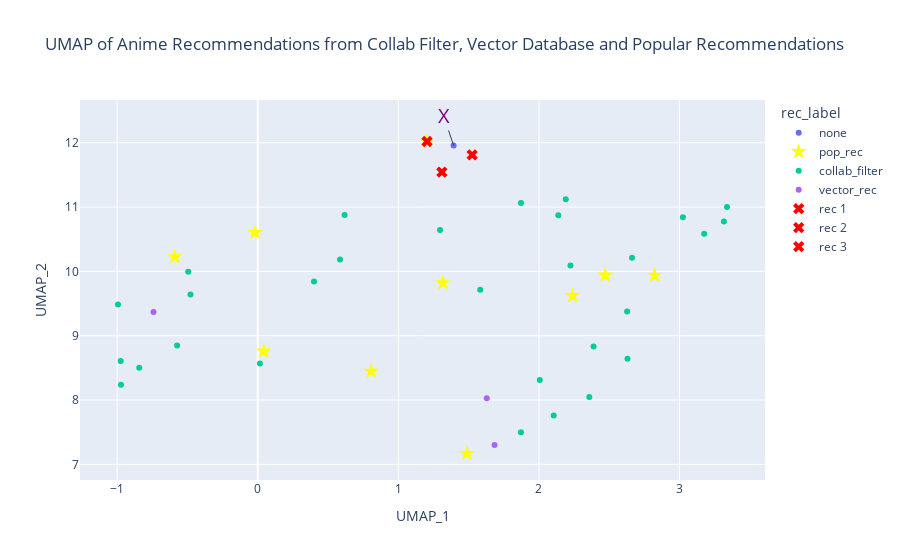

Notebook code for this chart:
### Code cell
# Load a pre-trained Sentence Transformer model
model = SentenceTransformer('sentence-transformers/all-MiniLM-L6-v2')

# Encode the anime synopsis using the Sentence Transformer model
embeddings = model.encode(recs_umap['anime_Synopsis'].tolist())

# Apply UMAP for dimensionality reduction
umap_model = UMAP(n_components=2, n_neighbors=5, min_dist=0.05)
umap_result = umap_model.fit_transform(embeddings)

# Convert UMAP result to DataFrame
umap_df = pd.DataFrame(umap_result, columns=['UMAP_1', 'UMAP_2'])

# Add 'Studios' and 'Name' columns to the UMAP DataFrame
umap_df['Studios'] = recs_umap['Studios'].tolist()
umap_df['Name'] = recs_umap['Name'].tolist()
umap_df['rec_label'] = recs_umap['rec_label'].tolist()
umap_df['anime_id'] = recs_umap['anime_id'].tolist()

# Plot the UMAP with color by 'rec_label'
fig_umap = px.scatter(umap_df, x='UMAP_1', y='UMAP_2', color='rec_label', 
                      hover_data={'Studios': True, 'Name': True},
                      title='UMAP of Anime Recommendations from Collab Filter, Vector Database and Popular Recommendations')

# Modify the marker symbol for points labeled 'pop_rec' to be a star with yellow color and bigger size
fig_umap.for_each_trace(lambda t: t.update(marker=dict(symbol='star', size=12, color='yellow') if t.name == 'pop_rec' else {}))

# Add annotation for a specific point
x_coord = umap_df.loc[0, 'UMAP_1']
y_coord = umap_df.loc[0, 'UMAP_2']
fig_umap.add_annotation(x=x_coord, y=y_coord, text="X", showarrow=True, font=dict(color="purple", size=20))

# Find the three closest points to the marked point
nn_model = NearestNeighbors(n_neighbors=4, metric='euclidean')
nn_model.fit(umap_result)
distances, indices = nn_model.kneighbors([umap_result[0]])

# Collect anime IDs of the three closest points
closest_anime_ids = umap_df.loc[indices[0][1:], 'Name'].tolist()



# Update hover template to include only 'Name' and 'Studios'
fig_umap.update_traces(customdata=umap_df[['Studios', 'Name']],
                        hovertemplate="<b>%{customdata[1]}</b><br>" +
                                      "Studios: %{customdata[0]}<br>" +
                                      "<extra></extra>")
# Plot red X symbol on the closest points (excluding the marked point)
for i, idx in enumerate(indices[0][1:], start=1):
    target_x = umap_df.loc[idx, 'UMAP_1']
    target_y = umap_df.loc[idx, 'UMAP_2']
    fig_umap.add_trace(go.Scatter(x=[target_x], y=[target_y], mode='markers', showlegend=True,
                                  marker=dict(symbol='x', size=10, color='red'), name=f'rec {i}'))
# Show the plot
fig_umap.show()

### Figure 1 — Plotly figure (JSON) as saved in the notebook; plotly's stock layout.template omitted (floating-point values rounded to 4 significant figures)
{"data": [{"customdata": [["user query", "user query"], ["Bones", "Darker than Black: Kuro no Keiyakusha"], ["Y.O.U.C", "Gakuen no Shuryousha"], ["Himajin Planning", "Kisaku Spirit"], ["Studio Fantasia", "Lingeries"], ["Studio 9 Maiami", "Itazura The Animation"], ["Studio Jam", "Kurai Mirai"], ["Piko Studio", "In no Houteishiki"], ["Arms, Triple X", "Dark Shell: Ori no Naka no Namameki"], ["Kyushu Network Animation", "Heartwork: Symphony of Destruction"], ["Y.O.U.C", "Shokuzai no Kyoushitsu"], ["Y.O.U.C", "Hissatsu Chikan Nin"], ["UNKNOWN", "Skyers 5"], ["Mushi Production", "Wanpaku Tanteidan"], ["Xebec", "Rinne no Lagrange Season 2"], ["Eiken", "Yuusei Kamen"], ["UNKNOWN", "Instant History"], ["Tatsunoko Production", "Dokachin"], ["Tokyo Movie Shinsha", "Takarajima Movie"], ["Knack Productions", "Shin Don Chuck Monogatari"], ["UNKNOWN", "Dolittle-sensei Monogatari"], ["UNKNOWN", "One Piece Characters Log"], ["STUDIO6'oN", "Suisei no Freyline: Prologue"], ["Tokyo Movie Shinsha", "Akira"], ["Sunrise", "Cowboy Bebop"], ["Arms", "Elfen Lied"], ["Bones", "Fullmetal Alchemist"], ["Actas", "Girls & Panzer"], ["Madhouse", "Hajime no Ippo"], ["Studio Ghibli", "Howl no Ugoku Shiro"], ["AIC ASTA", "Jinrui wa Suitai Shimashita"], ["Toei Animation", "One Piece"], ["Eshoya Honpo", "Requiem"], ["Toei Animation", "Shounen Ninja Kaze no Fujimaru"], ["A-1 Pictures", "Vividred Operation"], ["Sunrise", "Code Geass: Hangyaku no Lelouch"], ["Gainax, Production I.G", "FLCL"], ["TMS Entertainment", "Flanders no Inu, Boku no Patrasche"], ["Sunrise", "Kyoukaisenjou no Horizon"], ["Gainax", "Medaka Box"], ["Satelight", "Mouretsu Pirates"], ["Satelight", "Mouretsu Pirates: Abyss of Hyperspace"], ["Xebec", "Rinne no Lagrange"], ["Satelight, Encourage Films", "Senki Zesshou Symphogear"], ["Xebec", "Upotte!!"]], "hovertemplate": "<b>%{customdata[1]}</b><br>Studios: %{customdata[0]}<br><extra></extra>", "legendgroup": "none", "marker": {"color": "#636efa", "symbol": "circle"}, "mode": "markers", "name": "none", "orientation": "v", "showlegend": true, "type": "scatter", "x": [1.393], "xaxis": "x", "y": [11.96], "yaxis": "y"}, {"customdata": [["user query", "user query"], ["Bones", "Darker than Black: Kuro no Keiyakusha"], ["Y.O.U.C", "Gakuen no Shuryousha"], ["Himajin Planning", "Kisaku Spirit"], ["Studio Fantasia", "Lingeries"], ["Studio 9 Maiami", "Itazura The Animation"], ["Studio Jam", "Kurai Mirai"], ["Piko Studio", "In no Houteishiki"], ["Arms, Triple X", "Dark Shell: Ori no Naka no Namameki"], ["Kyushu Network Animation", "Heartwork: Symphony of Destruction"], ["Y.O.U.C", "Shokuzai no Kyoushitsu"], ["Y.O.U.C", "Hissatsu Chikan Nin"], ["UNKNOWN", "Skyers 5"], ["Mushi Production", "Wanpaku Tanteidan"], ["Xebec", "Rinne no Lagrange Season 2"], ["Eiken", "Yuusei Kamen"], ["UNKNOWN", "Instant History"], ["Tatsunoko Production", "Dokachin"], ["Tokyo Movie Shinsha", "Takarajima Movie"], ["Knack Productions", "Shin Don Chuck Monogatari"], ["UNKNOWN", "Dolittle-sensei Monogatari"], ["UNKNOWN", "One Piece Characters Log"], ["STUDIO6'oN", "Suisei no Freyline: Prologue"], ["Tokyo Movie Shinsha", "Akira"], ["Sunrise", "Cowboy Bebop"], ["Arms", "Elfen Lied"], ["Bones", "Fullmetal Alchemist"], ["Actas", "Girls & Panzer"], ["Madhouse", "Hajime no Ippo"], ["Studio Ghibli", "Howl no Ugoku Shiro"], ["AIC ASTA", "Jinrui wa Suitai Shimashita"], ["Toei Animation", "One Piece"], ["Eshoya Honpo", "Requiem"], ["Toei Animation", "Shounen Ninja Kaze no Fujimaru"], ["A-1 Pictures", "Vividred Operation"], ["Sunrise", "Code Geass: Hangyaku no Lelouch"], ["Gainax, Production I.G", "FLCL"], ["TMS Entertainment", "Flanders no Inu, Boku no Patrasche"], ["Sunrise", "Kyoukaisenjou no Horizon"], ["Gainax", "Medaka Box"], ["Satelight", "Mouretsu Pirates"], ["Satelight", "Mouretsu Pirates: Abyss of Hyperspace"], ["Xebec", "Rinne no Lagrange"], ["Satelight, Encourage Films", "Senki Zesshou Symphogear"], ["Xebec", "Upotte!!"]], "hovertemplate": "<b>%{customdata[1]}</b><br>Studios: %{customdata[0]}<br><extra></extra>", "legendgroup": "pop_rec", "marker": {"color": "yellow", "size": 12, "symbol": "star"}, "mode": "markers", "name": "pop_rec", "orientation": "v", "showlegend": true, "type": "scatter", "x": [2.239, 2.822, 1.316, -0.5895, 1.488, 0.807, -0.01925, 1.204, 2.471, 0.04276], "xaxis": "x", "y": [9.622, 9.936, 9.82, 10.23, 7.169, 8.445, 10.6, 12.02, 9.941, 8.759], "yaxis": "y"}, {"customdata": [["user query", "user query"], ["Bones", "Darker than Black: Kuro no Keiyakusha"], ["Y.O.U.C", "Gakuen no Shuryousha"], ["Himajin Planning", "Kisaku Spirit"], ["Studio Fantasia", "Lingeries"], ["Studio 9 Maiami", "Itazura The Animation"], ["Studio Jam", "Kurai Mirai"], ["Piko Studio", "In no Houteishiki"], ["Arms, Triple X", "Dark Shell: Ori no Naka no Namameki"], ["Kyushu Network Animation", "Heartwork: Symphony of Destruction"], ["Y.O.U.C", "Shokuzai no Kyoushitsu"], ["Y.O.U.C", "Hissatsu Chikan Nin"], ["UNKNOWN", "Skyers 5"], ["Mushi Production", "Wanpaku Tanteidan"], ["Xebec", "Rinne no Lagrange Season 2"], ["Eiken", "Yuusei Kamen"], ["UNKNOWN", "Instant History"], ["Tatsunoko Production", "Dokachin"], ["Tokyo Movie Shinsha", "Takarajima Movie"], ["Knack Productions", "Shin Don Chuck Monogatari"], ["UNKNOWN", "Dolittle-sensei Monogatari"], ["UNKNOWN", "One Piece Characters Log"], ["STUDIO6'oN", "Suisei no Freyline: Prologue"], ["Tokyo Movie Shinsha", "Akira"], ["Sunrise", "Cowboy Bebop"], ["Arms", "Elfen Lied"], ["Bones", "Fullmetal Alchemist"], ["Actas", "Girls & Panzer"], ["Madhouse", "Hajime no Ippo"], ["Studio Ghibli", "Howl no Ugoku Shiro"], ["AIC ASTA", "Jinrui wa Suitai Shimashita"], ["Toei Animation", "One Piece"], ["Eshoya Honpo", "Requiem"], ["Toei Animation", "Shounen Ninja Kaze no Fujimaru"], ["A-1 Pictures", "Vividred Operation"], ["Sunrise", "Code Geass: Hangyaku no Lelouch"], ["Gainax, Production I.G", "FLCL"], ["TMS Entertainment", "Flanders no Inu, Boku no Patrasche"], ["Sunrise", "Kyoukaisenjou no Horizon"], ["Gainax", "Medaka Box"], ["Satelight", "Mouretsu Pirates"], ["Satelight", "Mouretsu Pirates: Abyss of Hyperspace"], ["Xebec", "Rinne no Lagrange"], ["Satelight, Encourage Films", "Senki Zesshou Symphogear"], ["Xebec", "Upotte!!"]], "hovertemplate": "<b>%{customdata[1]}</b><br>Studios: %{customdata[0]}<br><extra></extra>", "legendgroup": "collab_filter", "marker": {"color": "#00cc96", "symbol": "circle"}, "mode": "markers", "name": "collab_filter", "orientation": "v", "showlegend": true, "type": "scatter", "x": [1.872, 0.01558, 2.006, 2.63, -0.9725, 2.388, 3.024, 2.358, 2.105, 1.582, 2.627, -0.5734, 2.662, 1.872, 0.6179, 2.138, 1.309, 1.296, -0.4942, 3.315, 0.5854, 2.19, 2.224, -0.4782, 0.4001, -0.9745, -0.9938, -0.8429, 3.175, 3.337], "xaxis": "x", "y": [7.499, 8.569, 8.31, 8.641, 8.236, 8.834, 10.84, 8.046, 7.761, 9.713, 9.375, 8.847, 10.21, 11.06, 10.88, 10.87, 11.54, 10.64, 9.994, 10.78, 10.19, 11.12, 10.09, 9.641, 9.844, 8.607, 9.484, 8.502, 10.59, 11.0], "yaxis": "y"}, {"customdata": [["user query", "user query"], ["Bones", "Darker than Black: Kuro no Keiyakusha"], ["Y.O.U.C", "Gakuen no Shuryousha"], ["Himajin Planning", "Kisaku Spirit"], ["Studio Fantasia", "Lingeries"], ["Studio 9 Maiami", "Itazura The Animation"], ["Studio Jam", "Kurai Mirai"], ["Piko Studio", "In no Houteishiki"], ["Arms, Triple X", "Dark Shell: Ori no Naka no Namameki"], ["Kyushu Network Animation", "Heartwork: Symphony of Destruction"], ["Y.O.U.C", "Shokuzai no Kyoushitsu"], ["Y.O.U.C", "Hissatsu Chikan Nin"], ["UNKNOWN", "Skyers 5"], ["Mushi Production", "Wanpaku Tanteidan"], ["Xebec", "Rinne no Lagrange Season 2"], ["Eiken", "Yuusei Kamen"], ["UNKNOWN", "Instant History"], ["Tatsunoko Production", "Dokachin"], ["Tokyo Movie Shinsha", "Takarajima Movie"], ["Knack Productions", "Shin Don Chuck Monogatari"], ["UNKNOWN", "Dolittle-sensei Monogatari"], ["UNKNOWN", "One Piece Characters Log"], ["STUDIO6'oN", "Suisei no Freyline: Prologue"], ["Tokyo Movie Shinsha", "Akira"], ["Sunrise", "Cowboy Bebop"], ["Arms", "Elfen Lied"], ["Bones", "Fullmetal Alchemist"], ["Actas", "Girls & Panzer"], ["Madhouse", "Hajime no Ippo"], ["Studio Ghibli", "Howl no Ugoku Shiro"], ["AIC ASTA", "Jinrui wa Suitai Shimashita"], ["Toei Animation", "One Piece"], ["Eshoya Honpo", "Requiem"], ["Toei Animation", "Shounen Ninja Kaze no Fujimaru"], ["A-1 Pictures", "Vividred Operation"], ["Sunrise", "Code Geass: Hangyaku no Lelouch"], ["Gainax, Production I.G", "FLCL"], ["TMS Entertainment", "Flanders no Inu, Boku no Patrasche"], ["Sunrise", "Kyoukaisenjou no Horizon"], ["Gainax", "Medaka Box"], ["Satelight", "Mouretsu Pirates"], ["Satelight", "Mouretsu Pirates: Abyss of Hyperspace"], ["Xebec", "Rinne no Lagrange"], ["Satelight, Encourage Films", "Senki Zesshou Symphogear"], ["Xebec", "Upotte!!"]], "hovertemplate": "<b>%{customdata[1]}</b><br>Studios: %{customdata[0]}<br><extra></extra>", "legendgroup": "vector_rec", "marker": {"color": "#ab63fa", "symbol": "circle"}, "mode": "markers", "name": "vector_rec", "orientation": "v", "showlegend": true, "type": "scatter", "x": [1.629, 1.525, 1.684, -0.7415], "xaxis": "x", "y": [8.027, 11.81, 7.302, 9.368], "yaxis": "y"}, {"marker": {"color": "red", "size": 10, "symbol": "x"}, "mode": "markers", "name": "rec 1", "showlegend": true, "type": "scatter", "x": [1.525], "y": [11.81]}, {"marker": {"color": "red", "size": 10, "symbol": "x"}, "mode": "markers", "name": "rec 2", "showlegend": true, "type": "scatter", "x": [1.204], "y": [12.02]}, {"marker": {"color": "red", "size": 10, "symbol": "x"}, "mode": "markers", "name": "rec 3", "showlegend": true, "type": "scatter", "x": [1.309], "y": [11.54]}], "layout": {"annotations": [{"font": {"color": "purple", "size": 20}, "showarrow": true, "text": "X", "x": 1.393, "y": 11.96}], "legend": {"title": {"text": "rec_label"}, "tracegroupgap": 0}, "title": {"text": "UMAP of Anime Recommendations from Collab Filter, Vector Database and Popular Recommendations"}, "xaxis": {"anchor": "y", "domain": [0, 1], "title": {"text": "UMAP_1"}}, "yaxis": {"anchor": "x", "domain": [0, 1], "title": {"text": "UMAP_2"}}}}
